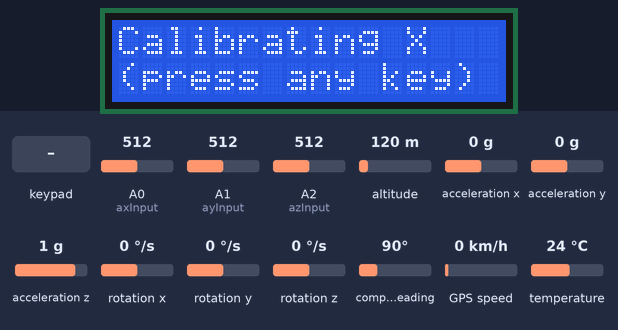
Simulated run of this sketch. Board: Arduino Mega 2560, built with avr-gcc and run on an emulated ATmega2560. Parts: 16×2 character LCD. Inputs (shaded band) come from the test bench; at power-on: A0 (axInput) = 512, A1 (ayInput) = 512, A2 (azInput) = 512, altitude 120 m, acceleration x 0 g, acceleration y 0 g, acceleration z 1 g, rotation x 0 °/s, rotation y 0 °/s, rotation z 0 °/s, compass heading 90°, GPS speed 0 km/h, temperature 24 °C. Storage starts empty; the GPS gets a fix after 3 s at 37.7749, -122.4194 with 8 satellites; what the sketch prints to the serial monitor is not drawn.

Above: at 0.8 s.
0.9 s: keypad keys 2 3 1 8 pressed 0.4 s apart
At 1.0 s:
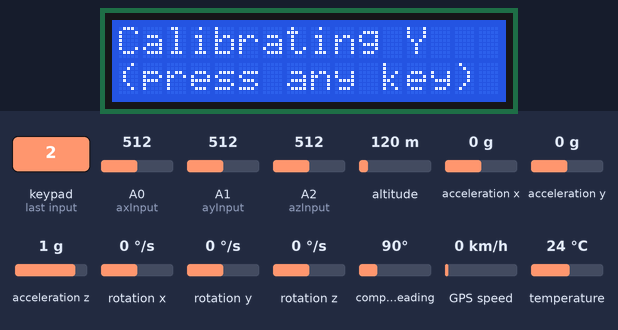
At 3.9 s:
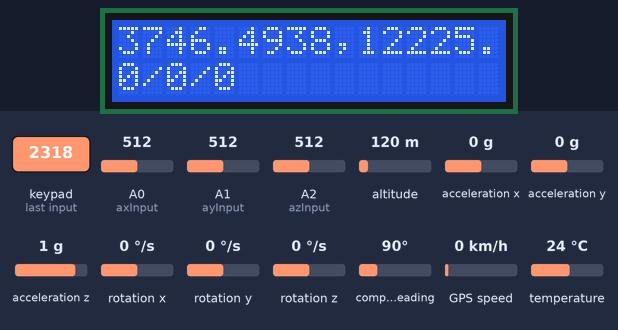
Timing chart, 0 to 5.4 s (numbered marks = the images above; inputs shaded):
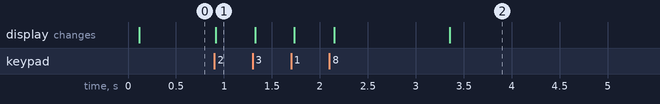

Measured:
- after the input at 0.9 s, the display: changes at once (image 1)

The sketch:

Amtrack_Code.ino
```cpp
// John Farwick Code attempt 3
#include <Keypad.h>          // Keypad
#include <Wire.h>            // Faster contact library
#include <LiquidCrystal.h>   // LCD
#include <SdFat.h>           // SD Card Reader
#include <SPI.h>             // Accelerometer
#include <Adafruit_GPS.h>
#include <Adafruit_LSM9DS1.h>
#include <Adafruit_Sensor.h>  // not used in this demo but required!
////////////////////// PRELIMINARY CODE ///////////////////

///////////////////// Global Variable Scope //////////////////////
float avg_xavg_0;
float avg_yavg_0;
float avg_zavg_0;

float xavg_g;
float xavg_0;
float yavg_g;
float yavg_0;
float zavg_g;
float zavg_0;

float xrawsum;
float yrawsum;
float zrawsum;

float xScale_new;
float yScale_new;
float zScale_new;

float xG_force;
float yG_force;
float zG_force;

Adafruit_GPS GPS(&Serial2);
#define GPSECHO  false
boolean usingInterrupt = false; // this keeps track of whether we're using the interrupt, off by default
void useInterrupt(boolean); // Func prototype keeps Arduino 0023 happy
// i2c
Adafruit_LSM9DS1 lsm = Adafruit_LSM9DS1();

///////////////////// **GLOBAL VARIABLE SCOPE END** //////////////////////

// LSM9DS1 Defines
#define LSM9DS1_SCK A5
#define LSM9DS1_MISO 12
#define LSM9DS1_MOSI A4
#define LSM9DS1_XGCS 6
#define LSM9DS1_MCS 5


////////////////////// ADC START //////////////////////
#define cbi(sfr, bit) (_SFR_BYTE(sfr) &= ~_BV(bit))

// same idea, but to set one bit:
#define sbi(sfr, bit) (_SFR_BYTE(sfr) |= _BV(bit))
////////////////////// ** ADC END** //////////////////////


////////////////////// ACCELEROMETER PARAMETERS START //////////////////////
// define which Arduino analog input pins look at the three outputs from
// the accelerometer breakout board.
const int axInput = A0;
const int ayInput = A1;
const int azInput = A2;

// specify initial values for the zero acceleration and 1 g scales, assuming
// I am using the 2.56 V ADC internal reference.
// This is the Raw base that Gollin measured for each direction, it is based on the refernce (2.56)
/// under the internal voltage reference that it measures in free fall (~1.1-1.5) times the bit total of 1023
float xRawZero = 663.3;
float yRawZero = 657.0;
float zRawZero = 674.7;
// then after calibration (is adjusted by the loop) you measure what each one feels oriented for gravity
float xRawOneG = 687.6;
float yRawOneG = 682.7;
float zRawOneG = 699.6;

// scale factors: ADC counts per g (g = 9.81 m/sec^2).
float xScale = 24.32;
float yScale = 25.66;
float zScale = 24.88;
// now we know what the difference between the raw and One G is, so when we measure our data, we take the
/// difference, multiply it by what our data was, and that gives us the given amount of G's at whatever time
// how many times to read the accelerometer when calculating an average for
// calibration purposes...
const int number_to_average = 50;
////////////////////// **ACCELEROMETER PARAMTERS END** //////////////////////

////////////////////// KEYPAD START //////////////////////
// our keypad has four rows and three columns. since this will never change
// while the program is runniong, declare these as constants so that they
// will live in flash (program code) memory instead of the much smaller
// SRAM.
const byte ROWS = 4;
const byte COLS = 3;

// keypad layout
char keys[ROWS][COLS] = {
    {'1','2','3'},
    {'4','5','6'},
    {'7','8','9'},
    {'*','0','#'}
};

// looking down on the keyboard from above (the side with the keys), the pins are
// numbered 1 - 8, going from left to right, though 8 is not used.

// Since I am using an Arduino Mega 2560 with a number of breakout boards,
// I have the following Arduino pin assignments in order to allow the column pins to
// generate interrupts in some future version of this program.
byte Arduino_colPins[COLS] = {2, 3, 18};
byte Arduino_rowPins[ROWS] = {31, 33, 35, 37};

// now instantiate a Keypad object, call it kpd. Also map its pins.
Keypad kpd = Keypad( makeKeymap(keys), Arduino_rowPins, Arduino_colPins, ROWS, COLS );
////////////////////// **KEYPAD END** //////////////////////

////////////////////// LCD START //////////////////////
// initialize the LCD library by associating LCD interface pins
// with the arduino pin numbers to which they are connected
const int rs = 12, en = 11, data4 = 36, data5 = 34, data6 = 32, data7 = 30;

// now instantiate (create an instance of) a LiquidCrystal object.
LiquidCrystal lcd(rs, en, data4, data5, data6, data7);

// a global variable, accessible to all functions:
int lines_written;
////////////////////// **LCD END**//////////////////////

////////////////////// SD CARD START//////////////////////
// "#define" is an instruction to the compiler. In this case, it will
// replace all occurrences of "SD_CS_PIN" with "SS", whose value is
// already known to the compiler.
#define SD_CS_PIN SS

// instantiate a file system object
SdFat SD;

// create a file object to which I'll write data
File myFile;

// file name
char filename[ ] = "DataLog.txt";
////////////////////// **SD CARD END** //////////////////////

/**
 * Waits for a key press, then returns it as a char
 */
char getKey() {
    while(1) {
        if (kpd.getKeys() && kpd.key[0].kstate == PRESSED) {
            return kpd.key[0].kchar;
        }
    }
}

/**
 * Setup the GPS module
 */
void setupGps() {
    Serial.println("Setting up the GPS!");
    // 9600 NMEA is the default baud rate for MTK - some use 4800
    GPS.begin(9600);

    // You can adjust which sentences to have the module emit, below
    // uncomment this line to turn on only the "minimum recommended" data for high update rates!
    GPS.sendCommand(PMTK_SET_NMEA_OUTPUT_RMCONLY);

    // Set the update rate
    // Note you must send both commands below to change both the output rate (how often the position
    // is written to the serial line), and the position fix rate.
    // 1 Hz update rate
    GPS.sendCommand(PMTK_SET_NMEA_UPDATE_1HZ);
    GPS.sendCommand(PMTK_API_SET_FIX_CTL_1HZ);

    // Request updates on antenna status, comment out to keep quiet
    GPS.sendCommand(PGCMD_ANTENNA);

    // the nice thing about this code is you can have a timer0 interrupt go off
    // every 1 millisecond, and read data from the GPS for you. that makes the
    // loop code a heck of a lot easier!
    useInterrupt(true);
}

/**
 * Setup the Serial line
 */
void setupSerial() {
    Serial.begin(115200);
    Serial.println("Setting up the serial!");
}

/**
 * Setup the LCD
 */
void setupLcd() {
    Serial.println("Setting up the LCD!");
    lcd.begin(16, 2);
}

/**
 * Setup the SD card
 *
 * Just reopen it for write whenever something needs to input data
 * will feed out into the text file which now does not have the
 * garbage in it need to make sure each statement has a comma after it
 * for creating a list
 */
void setupSd() {
    Serial.println("Setting up SD!");
    if (!SD.begin(SD_CS_PIN)) {
        // Testing if the SD card is present
        Serial.println("SD initialization failed!");
    }
    // if the SD file exists already, delete it.
    if(SD.exists(filename)) {
        SD.remove(filename);

        // wait a bit just to make sure we're finished with the file remove
        delay(100);
    }
    // open the new file then check that it opened properly.
    myFile = SD.open(filename, FILE_WRITE);

    if (myFile) {
        Serial.print("Writing to "); Serial.print(filename); Serial.println("...");

    } else {

        // if the file didn't open, print an error:
        Serial.print("error opening "); Serial.println(filename);

        // delay a bit to give the serial port time to display the message...
        delay(100);
        exit(0);
    }
    myFile.close();
}

/**
 * Takes an averaging of the ADXL accelerometer
 */
class AvgADXL {
public:
    float x, y, z;

    void take_avg(int max_reads) {
        float x_sum = 0.;
        float y_sum = 0.;
        float z_sum = 0.;

        for (int reading=0; reading<max_reads; reading++) {
            x_sum += analogRead(axInput);
            y_sum += analogRead(ayInput);
            z_sum += analogRead(azInput);
        }
        x = x_sum / max_reads;
        y = y_sum / max_reads;
        z = z_sum / max_reads;
    }
};

void setupAccel() {
    // ADXL326 3 axis accelerometer and ADC setup:
    // Calculate scales, in ADC counts per g (= 9.81 m/sec^2)
    xScale = xRawOneG - xRawZero;
    yScale = yRawOneG - yRawZero;
    zScale = zRawOneG - zRawZero;

    // Enable the ADC by setting the ADEN bit in the ADCSRA register.
    sbi(ADCSRA, ADEN);

    // let's use a prescale of 16: ADPS2, ADPS1, and ADPS0 are set to 1, 0, 0.
    // faster than this and the ADC becomes inaccurate. Slower than this doesn't
    // yield an appreciable increase in accuracy.
    sbi(ADCSRA, ADPS2);
    cbi(ADCSRA, ADPS1);
    cbi(ADCSRA, ADPS0);

    // Sert the ADC reference voltage to 2.56 volts.
    analogReference(INTERNAL2V56);

    // now read the ADC a few times so we can force it to uptake its parameters.
    for (int i = 0; i < 10; i++) {analogRead(A0);}

    // wait 15 ms just to be sure ADC is all done.
    delay(15);
}

/**
 * Setup LSM9DS1
 */
void setupLsm() {
    // Try to initialise and warn if we couldn't detect the chip
    if (!lsm.begin()) {
        Serial.println("Check the wiring to the LSM9DS1");
        // while (1);
    }
    Serial.println("Found LSM9DS1 9DOF");

    // 1.) Set the accelerometer range
    lsm.setupAccel(lsm.LSM9DS1_ACCELRANGE_2G);
    //lsm.setupAccel(lsm.LSM9DS1_ACCELRANGE_4G);
    //lsm.setupAccel(lsm.LSM9DS1_ACCELRANGE_8G);
    //lsm.setupAccel(lsm.LSM9DS1_ACCELRANGE_16G);

    // 2.) Set the magnetometer sensitivity
    lsm.setupMag(lsm.LSM9DS1_MAGGAIN_4GAUSS);
    //lsm.setupMag(lsm.LSM9DS1_MAGGAIN_8GAUSS);
    //lsm.setupMag(lsm.LSM9DS1_MAGGAIN_12GAUSS);
    //lsm.setupMag(lsm.LSM9DS1_MAGGAIN_16GAUSS);

    // 3.) Setup the gyroscope
    lsm.setupGyro(lsm.LSM9DS1_GYROSCALE_245DPS);
    //lsm.setupGyro(lsm.LSM9DS1_GYROSCALE_500DPS);
    //lsm.setupGyro(lsm.LSM9DS1_GYROSCALE_2000DPS);
}

char promptKey(char *msg) {
    lcd.clear();
    lcd.setCursor(0, 0);
    lcd.print(msg);
    lcd.setCursor(0, 1);
    lcd.print("(press any key)");
    char ret_key = getKey();
    lcd.clear();
    return ret_key;
}

void readLsm() {
    lsm.read();  /* ask it to read in the data */

    /* Get a new sensor event */
    sensors_event_t a, m, g, temp;

    lsm.getEvent(&a, &m, &g, &temp);

    Serial.print("Accel X: "); Serial.print(a.acceleration.x); Serial.print(" m/s^2");
    Serial.print("\tY: "); Serial.print(a.acceleration.y);     Serial.print(" m/s^2 ");
    Serial.print("\tZ: "); Serial.print(a.acceleration.z);     Serial.println(" m/s^2 ");

    Serial.print("Mag X: "); Serial.print(m.magnetic.x);   Serial.print(" gauss");
    Serial.print("\tY: "); Serial.print(m.magnetic.y);     Serial.print(" gauss");
    Serial.print("\tZ: "); Serial.print(m.magnetic.z);     Serial.println(" gauss");

    Serial.print("Gyro X: "); Serial.print(g.gyro.x);   Serial.print(" dps");
    Serial.print("\tY: "); Serial.print(g.gyro.y);      Serial.print(" dps");
    Serial.print("\tZ: "); Serial.print(g.gyro.z);      Serial.println(" dps");

    Serial.println();
    delay(200);
}

void setup() {
    setupSerial();
    setupSd();
    setupGps();
    setupLcd();
    setupAccel();
    setupLsm();

    // initialize the grand averages
    avg_xavg_0 = avg_yavg_0 = avg_zavg_0 = 0;

    // Create the averager
    AvgADXL accelAvg;

    //////////////// ax calibration //////////////////
    promptKey("Calibrating X");

    accelAvg.take_avg(number_to_average);
    xavg_g = accelAvg.x;
    yavg_0 = accelAvg.y;
    zavg_0 = accelAvg.z;

    avg_yavg_0 += accelAvg.y;
    avg_zavg_0 += accelAvg.z;

    Serial.println("Done calibrating ax");
    Serial.print("xavg_g = "); Serial.println(xavg_g);
    Serial.print("yavg_0 = "); Serial.println(yavg_0);
    Serial.print("zavg_0 = "); Serial.println(zavg_0);

    //////////////// ay calibration //////////////////
    promptKey("Calibrating Y");

    accelAvg.take_avg(number_to_average);
    xavg_0 = accelAvg.x;
    yavg_g = accelAvg.y;
    zavg_0 = accelAvg.z;

    avg_xavg_0 += accelAvg.x;
    avg_zavg_0 += accelAvg.z;

    Serial.println("Done calibrating ay");
    Serial.print("xavg_0 = "); Serial.println(xavg_0);
    Serial.print("yavg_g = "); Serial.println(yavg_g);
    Serial.print("zavg_0 = "); Serial.println(zavg_0);

    //////////////// az calibration //////////////////
    promptKey("Calibrating Z");

    accelAvg.take_avg(number_to_average);
    xavg_0 = accelAvg.x;
    yavg_0 = accelAvg.y;
    zavg_g = accelAvg.z;

    avg_xavg_0 += accelAvg.x;
    avg_yavg_0 += accelAvg.y;

    Serial.println("Done calibrating az");
    Serial.print("xavg_0 = "); Serial.println(xavg_0);
    Serial.print("yavg_0 = "); Serial.println(yavg_0);
    Serial.print("zavg_g = "); Serial.println(zavg_g);

    // print the previous values

    Serial.println("\nOld accelerometer calibration parameters");

    Serial.print("ADC counts for zero acceleration: x = "); Serial.print(xRawZero);
    Serial.print("  y = "); Serial.print(yRawZero);
    Serial.print("  z = "); Serial.println(zRawZero);

    Serial.print("Counts per g of acceleration: x = "); Serial.print(xScale);
    Serial.print("  y = "); Serial.print(yScale);
    Serial.print("  z = "); Serial.println(zScale);

    // now recalculate stuff. we can average the two measurements taken for each
    // axis that were perpendicular to the earth's gravitational field.

    xRawZero = avg_xavg_0 / 2.;
    yRawZero = avg_yavg_0 / 2.;
    zRawZero = avg_zavg_0 / 2.;

    xRawOneG = xavg_g;
    yRawOneG = yavg_g;
    zRawOneG = zavg_g;

    // scale factors: ADC counts per g (= 9.81 m/sec^2).
    xScale = xRawOneG - xRawZero;
    yScale = yRawOneG - yRawZero;
    zScale = zRawOneG - zRawZero;

////////////////////// **ACCELEROMETER END** //////////////////////

    promptKey("Ready!");
}


////////////////////// GPS START //////////////////////

SIGNAL(TIMER0_COMPA_vect)
{
    char c = GPS.read();
    // if you want to debug, this is a good time to do it!
    if (GPSECHO)
        if (c) UDR0 = c;
    // writing direct to UDR0 is much much faster than Serial.print
    // but only one character can be written at a time.
}

void useInterrupt(boolean v)
{
    if (v)
    {
        // Timer0 is already used for millis() - we'll just interrupt somewhere
        // in the middle and call the "Compare A" function above
        OCR0A = 0xAF;
        TIMSK0 |= _BV(OCIE0A);
        usingInterrupt = true;
    }
    else
    {
        // do not call the interrupt function COMPA anymore
        TIMSK0 &= ~_BV(OCIE0A);
        usingInterrupt = false;
    }
}
////////////////////// **GPS END** //////////////////////

void loop() {
////////////////////// GPS START //////////////////////
    {
        if (GPS.newNMEAreceived())
        {
            GPS.parse(GPS.lastNMEA());
        }
    }
    Serial.print("Latitude = "); Serial.print(GPS.latitude);
    Serial.print("\nLongitude = "); Serial.println(GPS.longitude);

    myFile = SD.open("DataLog.txt", FILE_WRITE);
    myFile.print(GPS.latitude, 4);
    myFile.print(",");
    myFile.print(GPS.longitude, 4);
    myFile.print(",");
    myFile.close();
////////////////////// **GPS END** //////////////////////


////////////////////// ACCELEROMETER START //////////////////////
// only need the analog read data for each axis no need to do any calculation
    float x = analogRead(axInput);
    float y = analogRead(ayInput);
    float z = analogRead(azInput);
//Take the difference in the readings and divide it by the scale to get it's value in Gs
    float xG_force = (x - xRawZero)/(xScale);
    float yG_force = (y - yRawZero)/(yScale); //
    float zG_force = (z - zRawZero)/(zScale);
    // multiply by 9.81 to get the force in m/s^2
    float xMs = xG_force * 9.81;
    float yMs = yG_force * 9.81;
    float zMs = zG_force * 9.81;
    myFile = SD.open("DataLog.txt", FILE_WRITE);
    myFile.print(xMs);myFile.print('/');
    myFile.print(yMs);myFile.print('/');
    myFile.print(zMs);myFile.print(',');
    myFile.println();
    myFile.close();

    lcd.clear();
    lcd.setCursor(0,0);
    lcd.print(GPS.latitude, 4);
    lcd.print(",");
    lcd.print(GPS.longitude, 4);

    lcd.setCursor(0,1);
    lcd.print((int)xMs);lcd.print('/');
    lcd.print((int)yMs);lcd.print('/');
    lcd.print((int)zMs);
    readLsm();

////////////////////// **ACCELEROMETER END** //////////////////////
}
```
